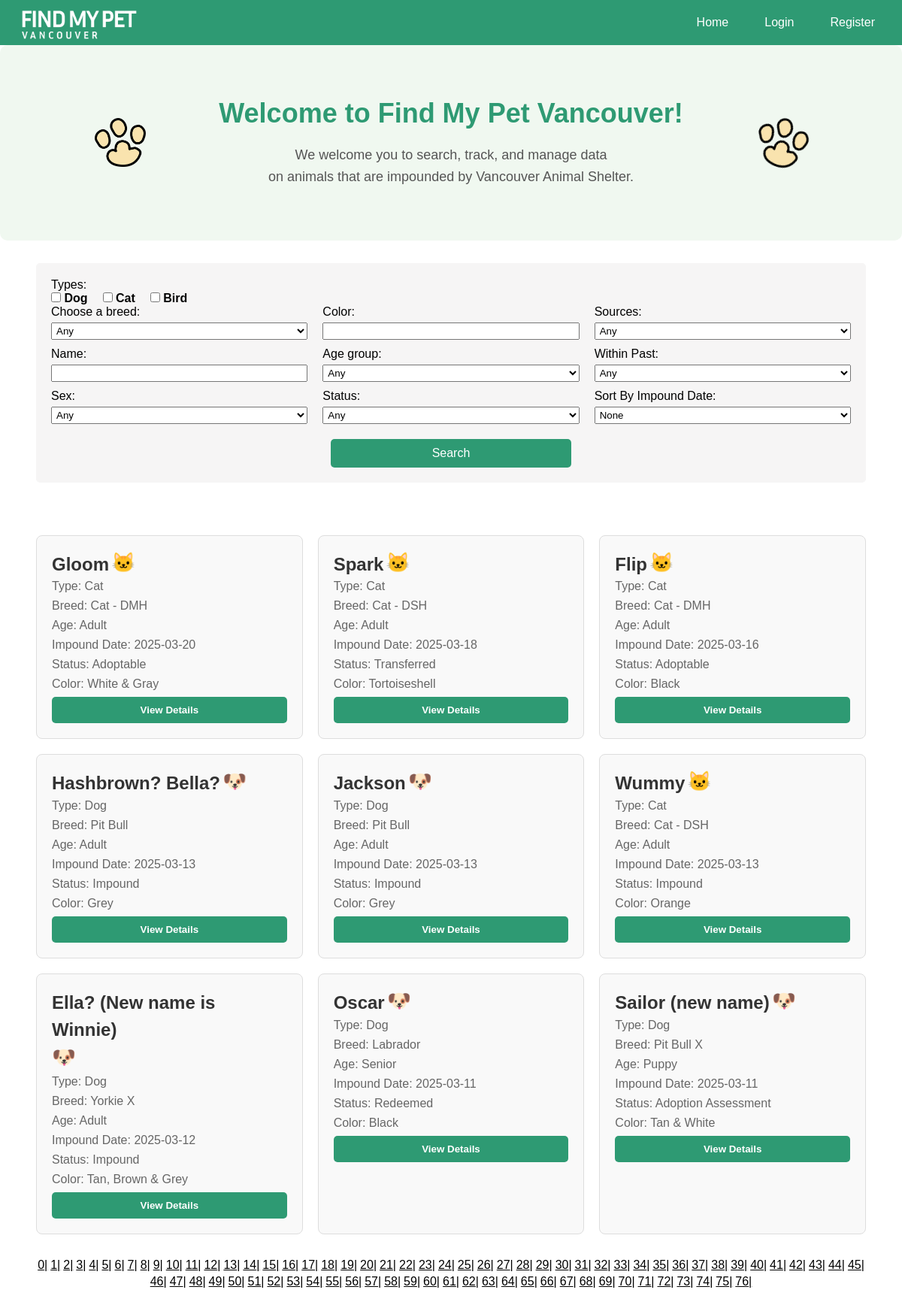
Before: / with the older database file.
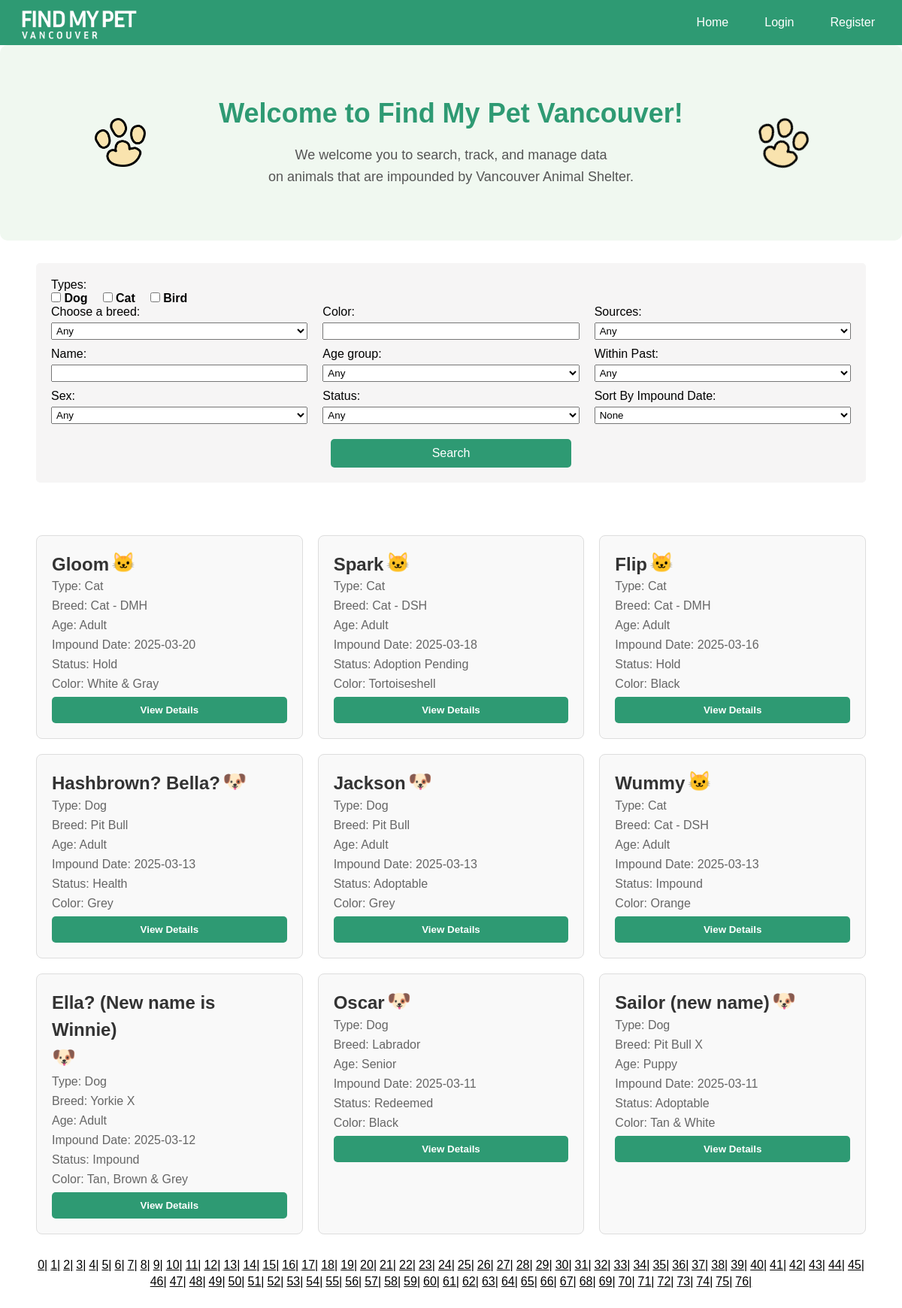
After: the same page with the newer database file.
### tables this page shows
CREATE TABLE `animaltype` (
  `type_id` int(11) NOT NULL,
  `type_name` varchar(50) NOT NULL
);

CREATE TABLE `pets` (
  `animal_id` int(11) NOT NULL,
  `sex` varchar(10) DEFAULT NULL,
  `date_impounded` date DEFAULT NULL,
  `name` varchar(100) DEFAULT NULL,
  `kennel_number` varchar(20) DEFAULT NULL,
  `color` varchar(100) DEFAULT NULL,
  `age_category` varchar(50) DEFAULT NULL,
  `breed_id` int(11) DEFAULT NULL,
  `source_id` int(11) DEFAULT NULL,
  `status_id` int(11) DEFAULT NULL
);

CREATE TABLE `breeds` (
  `breed_id` int(11) NOT NULL,
  `breed_name` varchar(100) NOT NULL,
  `type_id` int(11) DEFAULT NULL
);

CREATE TABLE `statuses` (
  `status_id` int(11) NOT NULL,
  `status_name` varchar(50) NOT NULL
);

### index.php (called while the page is built, shortened)
<?php
require("db.php");
$type_ids = $_GET['checkBoxes'] ?? [];
$breed_id = $_GET['breed'] ?? '';
$name = $_GET['name'] ?? '';
$color = $_GET['color'] ?? '';
$sort = $_GET['sort-option'] ?? '';
$page = isset($_GET['page']) ? max(0, intval($_GET['page'])) : 0;
$LIMIT = 9;
$OFFSET = $page * $LIMIT;
$baseQuery = "FROM Pets
              INNER JOIN breeds ON breeds.breed_id = Pets.breed_id
              INNER JOIN animaltype ON animaltype.type_id = breeds.type_id
              INNER JOIN statuses ON statuses.status_id = Pets.status_id
              WHERE Pets.animal_id IS NOT NULL";
$params = [];
$types = "";
$countQuery = "SELECT COUNT(*) " . $baseQuery;
$stmtCount = $db->prepare($countQuery);
if (!$stmtCount->execute()) {
    exit("Error executing count query: " . $stmtCount->error);
}
$countResult = $stmtCount->get_result();
$totalPets = $countResult->fetch_row()[0];
$totalPages = ceil($totalPets / $LIMIT);
$fullQuery = "SELECT Pets.*, breeds.breed_name, animaltype.type_name, statuses.status_name " . $baseQuery;
if (empty($type_ids) && isset($_SESSION['user_id'])) {
    appendPreferenceOrdering($fullQuery, $params, $types, $db, $_SESSION['user_id'], $sort, $breed_id);
} else {
    $fullQuery .= ($sort === "oldest") ? " ORDER BY Pets.date_impounded ASC" : " ORDER BY Pets.date_impounded DESC";
}
$fullQuery .= " LIMIT $LIMIT OFFSET $OFFSET";
$stmt = $db->prepare($fullQuery);
if (!$stmt->execute()) {
    exit("Error executing fetch query: " . $stmt->error);
}
$petResult = $stmt->get_result();
$typeResult = $db->query("SELECT * FROM animaltype ORDER BY type_id ASC;");
include('index_view.php');
?>

### index_view.php (the view, shortened to what this page needs)
<!DOCTYPE html>
<html lang="en">
<head>
    <link rel="stylesheet" href="./css/index.css">
    <link rel="stylesheet" href="./css/paging.css">
    <link rel="stylesheet" href="https://cdnjs.cloudflare.com/ajax/libs/font-awesome/6.7.2/css/all.min.css">
</head>
<body>
    <?php include('components/navbar.php'); ?>
    <div class="intro-section">
        <div class="paw-left">
            <img src="images/paw.png" alt="Paw" class="paw-image">
        </div>
        <div class="text-content">
            <h1>Welcome to Find My Pet Vancouver!</h1>
            <p>
                We welcome you to search, track, and manage data <br>
                on animals that are impounded by Vancouver Animal Shelter.
            </p>
        </div>
        <div class="paw-right">
            <img src="images/paw.png" alt="Paw" class="paw-image2">
        </div>
    </div>
    <main>
        <div class="container">
            <form class="filter-form" method="GET" action="index.php">
                <div class="search-filter">
                    <div class="top">
                        <label>Types:</label>
                        <div class="type-sec">
                            <?php while ($row = $typeResult->fetch_assoc()): ?>
                                <div>
                                    <?php
                                    $checked = in_array($row['type_id'], $type_ids ?? []) ? 'checked' : '';
                                    ?>
                                    <input type="checkbox" name="checkBoxes[]" value="<?= $row['type_id'] ?>" <?= $checked ?>>
                                    <label><?= $row['type_name'] ?></label>
                                </div>
                            <?php endwhile; ?>
                        </div>
                    </div>
                    <div class="bottom">
                        <div class="left">
                            <div class="breed-drop-down">
                                <label for="breeds">Choose a breed:</label>
                                <select name="breed" id="breed">
                                    <option value="">Any</option>
                                </select>
                            </div>
                            <div class="name-field">
                                <label for="name">Name: </label>
                                <input type="text" id="name" name="name" value="<?= htmlspecialchars($name) ?>">
                            </div>
                            <div class="sex-drop-down">
                                <label for="sex">Sex:</label>
                                <select name="sex" id="sex">
                                    <option value="">Any</option>
                                </select>
                            </div>
                        </div>
                        <div class="middle">
                            <div class="color-field">
                                <label for="color">Color: </label>
                                <input type="text" id="color" name="color" value = "<?= htmlspecialchars($color)?>">
                            </div>
                            <div class="age-drop-down">
                                <label for="age">Age group:</label>
                                <select name="age_category" id="age_category">
                                    <option value="">Any</option>
                                </select>
                            </div>
                            <div class="status-drop-down">
                                <label for="status">Status:</label>
                                <select name="status" id="status">
                                    <option value="">Any</option>
                                </select>
                            </div>
                        </div>
                        <div class="right">
                            <div class="source-drop-down">
                                <label for="source">Sources:</label>
                                <select name="source" id="source">
                                    <option value="">Any</option>
                                </select>
                            </div>
                            <div class="date-drop-down">
                                <label for="within">Within Past:</label>
                                <select name="within" id="within">
                                    <option value="">Any</option>
                                </select>
                            </div>
                            <div class="sort-drop-down">
                                <label for="sort-option">Sort By Impound Date:</label>
                                <select name="sort-option" id="sort-option">
                                    <option value="">None</option>
                                </select>
                            </div>
                        </div>
                    </div>
                    <div class="submit-sec"><button type="submit" class="submit-btn">Search</button></div>
                </div>
            </form>
        </div>
        <div class="container home-pet-sec">
            <div class="pet-grid">
                <?php include('components/pet_cards.php'); ?>
            </div>
            <div class="paging">
                <?php
                $baseCriterias = $_GET;
                ?>
                <?php for ($i = 0; $i < $totalPages; $i++): ?>
                        <?php
                        $baseCriterias['page'] = $i;
                        $url = 'index.php?' . http_build_query($baseCriterias);
                        ?>
                        <a href="<?= $url?>" class="server-page" data-page="<?= $i?>"> <?= $i?>| </a>
                <?php endfor; ?>
            </div>
        </div>
    </main>
</body>
</html>

### components/navbar.php (shortened to what this page needs)
<link rel="stylesheet" href="css/index.css">
<link rel="stylesheet" href="css/navbar.css">
<div class="navbar">
     <div class="logo">
        <a href="index.php">
            <img src="images/logo.png" alt="Logo">
        </a>
    </div>
    <ul>
        <li><a href="index.php">Home</a></li>
        <?php if (!isset($_SESSION['user_id'])): ?>
            <li><a href="login.php">Login</a></li>
            <li><a href="register.php">Register</a></li>
        <?php endif; ?>
    </ul>
</div>

### components/pet_cards.php (shortened to what this page needs)
<?php while ($row = $petResult->fetch_assoc()): ?>
    <div class="pet-card" data-pet-id="<?= $row['animal_id'] ?>">
        <div class="pet-card-header">
            <div class="left">
                <h2><?= !empty($row['name']) ? htmlspecialchars($row['name']) : 'No name' ?></h2>
                <p>
                    <?php if ($row['type_name'] === 'Dog'): ?>🐶
                    <?php elseif ($row['type_name'] === 'Cat'): ?>🐱
                    <?php else: ?>🐦<?php endif; ?>
                </p>
            </div>
        </div>
        <p>Type: <?= htmlspecialchars($row['type_name']) ?></p>
        <p>Breed: <?= htmlspecialchars($row['breed_name']) ?></p>
        <p>Age: <?= htmlspecialchars($row['age_category']) ?></p>
        <p>Impound Date: <?= htmlspecialchars($row['date_impounded']) ?></p>
        <p>Status: <?= htmlspecialchars($row['status_name']) ?></p>
        <p>Color: <?= htmlspecialchars($row['color']) ?></p>
        <button class="view-details" onclick="window.location.href='pet_detail.php?pet=<?= $row['animal_id'] ?>'">
            View Details
        </button>
    </div>
<?php endwhile; ?>

### css/index.css (style rules this page uses)
* { margin: 0; padding: 0; box-sizing: border-box; font-family: Arial, Helvetica, sans-serif; }
html { --primary-green: #2e9a73; --dark-blue: #2B3440; --secondary-blue: #5077A0; --secondary-green: #50A079; --stronger-green: #48906c; --stronger-blue: #486b90; --border-grey: #ccc; }
.container { max-width: 80rem; margin: 0 auto; width: 100%; padding-left: 3rem; padding-right: 3rem; }
.filter-form { display: flex; }
.search-filter { display: grid; grid-template-rows: auto auto; width: 100%; padding: 20px; background-color: #f6f5f5; border-radius: 5px; }
.search-filter .bottom { display: grid; grid-template-columns: repeat(3, 1fr); gap: 20px; }
.search-filter .bottom>div { display: flex; flex-direction: column; gap: 10px; }
.search-filter .type-sec label { font-weight: bold; }
.search-filter .type-sec { display: flex; gap: 20px; }
.search-filter input[type="text"], .search-filter select { width: 100%; padding: 2px; margin-top: 5px; box-sizing: border-box; }
.submit-sec { display: flex; justify-content: center; }
.submit-btn { padding: 10px 20px; background-color: var(--primary-green); color: white; font-size: 16px; border: none; border-radius: 5px; margin-top: 20px; width: 30%; cursor: pointer; }
.home-pet-sec { margin-top: 70px; }
.pet-grid { display: grid; grid-template-columns: repeat(3, 1fr); width: 100%; gap: 20px; }
.pet-card { background-color: #f9f9f9; border: 1px solid #ddd; border-radius: 8px; padding: 20px; max-width: 406px; }
.pet-card h2 { color: #333; }
.pet-card p { color: #666; margin-bottom: 8px; }
.pet-card .view-details { background-color: var(--primary-green); color: white; border: none; padding: 10px 20px; border-radius: 5px; cursor: pointer; transition: background-color 0.3s; width: 100%; text-align: center; font-weight: bold; }
.pet-card-header { display: flex; justify-content: space-between; gap: 1rem; }
.pet-card-header h2 { line-height: 1.5; }
.pet-card-header p { font-size: 1.6rem; line-height: 1.2; }
.pet-card-header .left { display: flex; flex-direction: row; gap: 0.2rem; flex-wrap: wrap; }
.intro-section { display: grid; grid-template-columns: 180px 1fr 180px; align-items: center; background-color: #f0f8f0; padding: 70px 70px; margin-bottom: 30px; border-radius: 10px; gap: 20px; }
.paw-left, .paw-right { display: flex; align-items: center; justify-content: center; }
.paw-image, .paw-image2 { height: 65px; width: auto; }
.paw-image2 { transform: rotate(20deg); }
.text-content { text-align: center; }
.text-content h1 { font-size: 36px; color: #2e9a73; margin-bottom: 20px; }
.text-content p { font-size: 18px; color: #555; line-height: 1.6; }

### css/paging.css (style rules this page uses)
.paging { margin-top: 2rem; margin-bottom: 2rem; display: flex; justify-content: center; align-items: center; flex-wrap: wrap; gap: 0.25rem; list-style-type: none; }
.paging a { color: black; }

### css/navbar.css (style rules this page uses)
.navbar { display: flex; justify-content: space-between; align-items: center; background-color: #2e9a73; padding: 5px 20px; margin-bottom: 0; }
.navbar .logo img { height: 50px; width: auto; }
.navbar ul { list-style-type: none; margin: 0; padding: 0; display: flex; justify-content: flex-start; gap: 1rem; }
.navbar ul a { text-decoration: none; color: white; font-size: 16px; padding: 8px 16px; border-radius: 4px; transition: background-color 0.3s ease; }
.navbar .logo img { display: block; }

Changed rows visible on the page:
changed pets "Gloom": status.status_name "Adoptable" → "Hold"
changed pets "Spark": status.status_name "Transferred" → "Adoption Pending"
changed pets "Flip": status.status_name "Adoptable" → "Hold"
changed pets "Hashbrown? Bella?": status.status_name "Impound" → "Health"
changed pets "Jackson": status.status_name "Impound" → "Adoptable"
changed pets "Sailor (new name)": status.status_name "Adoption Assessment" → "Adoptable"
